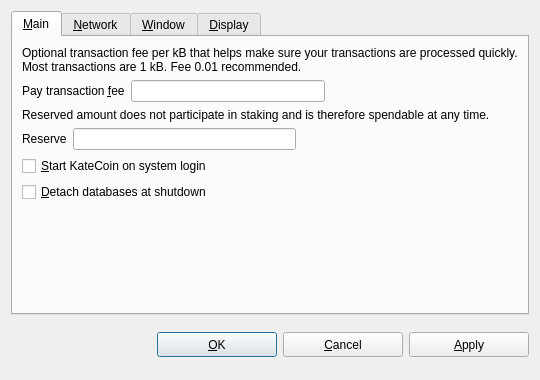
<?xml version="1.0" encoding="UTF-8"?>
<ui version="4.0">
 <class>OptionsDialog</class>
 <widget class="QDialog" name="OptionsDialog">
  <property name="geometry">
   <rect>
    <x>0</x>
    <y>0</y>
    <width>540</width>
    <height>380</height>
   </rect>
  </property>
  <property name="windowTitle">
   <string>Options</string>
  </property>
  <property name="modal">
   <bool>true</bool>
  </property>
  <layout class="QVBoxLayout" name="verticalLayout">
   <item>
    <widget class="QTabWidget" name="Options">
     <property name="tabPosition">
      <enum>QTabWidget::North</enum>
     </property>
     <property name="currentIndex">
      <number>0</number>
     </property>
     <widget class="QWidget" name="tabMain">
      <attribute name="title">
       <string>&amp;Main</string>
      </attribute>
      <layout class="QVBoxLayout" name="verticalLayout_Main">
       <item>
        <widget class="QLabel" name="transactionFeeInfoLabel">
         <property name="text">
          <string>Optional transaction fee per kB that helps make sure your transactions are processed quickly. Most transactions are 1 kB. Fee 0.01 recommended.</string>
         </property>
         <property name="textFormat">
          <enum>Qt::PlainText</enum>
         </property>
         <property name="wordWrap">
          <bool>true</bool>
         </property>
        </widget>
       </item>
       <item>
        <layout class="QHBoxLayout" name="horizontalLayoutFee">
         <item>
          <widget class="QLabel" name="transactionFeeLabel">
           <property name="text">
            <string>Pay transaction &amp;fee</string>
           </property>
           <property name="textFormat">
            <enum>Qt::PlainText</enum>
           </property>
           <property name="buddy">
            <cstring>transactionFee</cstring>
           </property>
          </widget>
         </item>
         <item>
          <widget class="BitcoinAmountField" name="transactionFee"/>
         </item>
         <item>
          <spacer name="horizontalSpacerFee">
           <property name="orientation">
            <enum>Qt::Horizontal</enum>
           </property>
           <property name="sizeHint" stdset="0">
            <size>
             <width>40</width>
             <height>20</height>
            </size>
           </property>
          </spacer>
         </item>
        </layout>
       </item>
       <item>
        <widget class="QLabel" name="reserveBalanceInfoLabel">
         <property name="text">
          <string>Reserved amount does not participate in staking and is therefore spendable at any time.</string>
         </property>
         <property name="textFormat">
          <enum>Qt::PlainText</enum>
         </property>
         <property name="wordWrap">
          <bool>true</bool>
         </property>
        </widget>
       </item>
       <item>
        <layout class="QHBoxLayout" name="horizontalLayoutReserveBalance">
         <item>
          <widget class="QLabel" name="reserveBalanceLabel">
           <property name="text">
            <string>Reserve</string>
           </property>
           <property name="textFormat">
            <enum>Qt::PlainText</enum>
           </property>
           <property name="buddy">
            <cstring>reserveBalance</cstring>
           </property>
          </widget>
         </item>
         <item>
          <widget class="BitcoinAmountField" name="reserveBalance"/>
         </item>
         <item>
          <spacer name="horizontalSpacerReserveBalance">
           <property name="orientation">
            <enum>Qt::Horizontal</enum>
           </property>
           <property name="sizeHint" stdset="0">
            <size>
             <width>40</width>
             <height>20</height>
            </size>
           </property>
          </spacer>
         </item>
        </layout>
       </item>
       <item>
        <widget class="QCheckBox" name="bitcoinAtStartup">
         <property name="toolTip">
          <string>Automatically start KateCoin after logging in to the system.</string>
         </property>
         <property name="text">
          <string>&amp;Start KateCoin on system login</string>
         </property>
        </widget>
       </item>
       <item>
        <widget class="QCheckBox" name="detachDatabases">
         <property name="toolTip">
          <string>Detach block and address databases at shutdown. This means they can be moved to another data directory, but it slows down shutdown. The wallet is always detached.</string>
         </property>
         <property name="text">
          <string>&amp;Detach databases at shutdown</string>
         </property>
        </widget>
       </item>
       <item>
        <spacer name="verticalSpacer_Main">
         <property name="orientation">
          <enum>Qt::Vertical</enum>
         </property>
         <property name="sizeHint" stdset="0">
          <size>
           <width>20</width>
           <height>40</height>
          </size>
         </property>
        </spacer>
       </item>
      </layout>
     </widget>
     <widget class="QWidget" name="tabNetwork">
      <attribute name="title">
       <string>&amp;Network</string>
      </attribute>
      <layout class="QVBoxLayout" name="verticalLayout_Network">
       <item>
        <widget class="QCheckBox" name="mapPortUpnp">
         <property name="toolTip">
          <string>Automatically open the KateCoin client port on the router. This only works when your router supports UPnP and it is enabled.</string>
         </property>
         <property name="text">
          <string>Map port using &amp;UPnP</string>
         </property>
        </widget>
       </item>
       <item>
        <widget class="QCheckBox" name="connectSocks">
         <property name="toolTip">
          <string>Connect to the KateCoin network through a SOCKS proxy (e.g. when connecting through Tor).</string>
         </property>
         <property name="text">
          <string>&amp;Connect through SOCKS proxy:</string>
         </property>
        </widget>
       </item>
       <item>
        <layout class="QHBoxLayout" name="horizontalLayout_Network">
         <item>
          <widget class="QLabel" name="proxyIpLabel">
           <property name="text">
            <string>Proxy &amp;IP:</string>
           </property>
           <property name="textFormat">
            <enum>Qt::PlainText</enum>
           </property>
           <property name="buddy">
            <cstring>proxyIp</cstring>
           </property>
          </widget>
         </item>
         <item>
          <widget class="QValidatedLineEdit" name="proxyIp">
           <property name="maximumSize">
            <size>
             <width>140</width>
             <height>16777215</height>
            </size>
           </property>
           <property name="toolTip">
            <string>IP address of the proxy (e.g. 127.0.0.1)</string>
           </property>
          </widget>
         </item>
         <item>
          <widget class="QLabel" name="proxyPortLabel">
           <property name="text">
            <string>&amp;Port:</string>
           </property>
           <property name="textFormat">
            <enum>Qt::PlainText</enum>
           </property>
           <property name="buddy">
            <cstring>proxyPort</cstring>
           </property>
          </widget>
         </item>
         <item>
          <widget class="QLineEdit" name="proxyPort">
           <property name="maximumSize">
            <size>
             <width>55</width>
             <height>16777215</height>
            </size>
           </property>
           <property name="toolTip">
            <string>Port of the proxy (e.g. 9050)</string>
           </property>
          </widget>
         </item>
         <item>
          <widget class="QLabel" name="socksVersionLabel">
           <property name="text">
            <string>SOCKS &amp;Version:</string>
           </property>
           <property name="textFormat">
            <enum>Qt::PlainText</enum>
           </property>
           <property name="buddy">
            <cstring>socksVersion</cstring>
           </property>
          </widget>
         </item>
         <item>
          <widget class="QValueComboBox" name="socksVersion">
           <property name="toolTip">
            <string>SOCKS version of the proxy (e.g. 5)</string>
           </property>
          </widget>
         </item>
         <item>
          <spacer name="horizontalSpacer_Network">
           <property name="orientation">
            <enum>Qt::Horizontal</enum>
           </property>
           <property name="sizeHint" stdset="0">
            <size>
             <width>40</width>
             <height>20</height>
            </size>
           </property>
          </spacer>
         </item>
        </layout>
       </item>
       <item>
        <spacer name="verticalSpacer_Network">
         <property name="orientation">
          <enum>Qt::Vertical</enum>
         </property>
         <property name="sizeHint" stdset="0">
          <size>
           <width>20</width>
           <height>40</height>
          </size>
         </property>
        </spacer>
       </item>
      </layout>
     </widget>
     <widget class="QWidget" name="tabWindow">
      <attribute name="title">
       <string>&amp;Window</string>
      </attribute>
      <layout class="QVBoxLayout" name="verticalLayout_Window">
       <item>
        <widget class="QCheckBox" name="minimizeToTray">
         <property name="toolTip">
          <string>Show only a tray icon after minimizing the window.</string>
         </property>
         <property name="text">
          <string>&amp;Minimize to the tray instead of the taskbar</string>
         </property>
        </widget>
       </item>
       <item>
        <widget class="QCheckBox" name="minimizeOnClose">
         <property name="toolTip">
          <string>Minimize instead of exit the application when the window is closed. When this option is enabled, the application will be closed only after selecting Quit in the menu.</string>
         </property>
         <property name="text">
          <string>M&amp;inimize on close</string>
         </property>
        </widget>
       </item>
       <item>
        <spacer name="verticalSpacer_Window">
         <property name="orientation">
          <enum>Qt::Vertical</enum>
         </property>
         <property name="sizeHint" stdset="0">
          <size>
           <width>20</width>
           <height>40</height>
          </size>
         </property>
        </spacer>
       </item>
      </layout>
     </widget>
     <widget class="QWidget" name="tabDisplay">
      <attribute name="title">
       <string>&amp;Display</string>
      </attribute>
      <layout class="QVBoxLayout" name="verticalLayout_Display">
       <item>
        <layout class="QHBoxLayout" name="horizontalLayout_1_Display">
         <item>
          <widget class="QLabel" name="langLabel">
           <property name="text">
            <string>User Interface &amp;language:</string>
           </property>
           <property name="textFormat">
            <enum>Qt::PlainText</enum>
           </property>
           <property name="buddy">
            <cstring>lang</cstring>
           </property>
          </widget>
         </item>
         <item>
          <widget class="QValueComboBox" name="lang">
           <property name="toolTip">
            <string>The user interface language can be set here. This setting will take effect after restarting KateCoin.</string>
           </property>
          </widget>
         </item>
        </layout>
       </item>
       <item>
        <layout class="QHBoxLayout" name="horizontalLayout_2_Display">
         <item>
          <widget class="QLabel" name="unitLabel">
           <property name="text">
            <string>&amp;Unit to show amounts in:</string>
           </property>
           <property name="textFormat">
            <enum>Qt::PlainText</enum>
           </property>
           <property name="buddy">
            <cstring>unit</cstring>
           </property>
          </widget>
         </item>
         <item>
          <widget class="QValueComboBox" name="unit">
           <property name="toolTip">
            <string>Choose the default subdivision unit to show in the interface and when sending coins.</string>
           </property>
          </widget>
         </item>
        </layout>
       </item>
       <item>
        <layout class="QHBoxLayout" name="horizontalLayout">
         <property name="leftMargin">
          <number>0</number>
         </property>
         <property name="topMargin">
          <number>0</number>
         </property>
         <property name="rightMargin">
          <number>2</number>
         </property>
         <property name="bottomMargin">
          <number>0</number>
         </property>
         <item>
          <widget class="QLabel" name="decimalLabel">
           <property name="sizePolicy">
            <sizepolicy hsizetype="Minimum" vsizetype="Fixed">
             <horstretch>0</horstretch>
             <verstretch>0</verstretch>
            </sizepolicy>
           </property>
           <property name="minimumSize">
            <size>
             <width>0</width>
             <height>0</height>
            </size>
           </property>
           <property name="maximumSize">
            <size>
             <width>16777215</width>
             <height>16777215</height>
            </size>
           </property>
           <property name="baseSize">
            <size>
             <width>0</width>
             <height>0</height>
            </size>
           </property>
           <property name="layoutDirection">
            <enum>Qt::LeftToRight</enum>
           </property>
           <property name="text">
            <string>Choose how many decimal places you prefer to display:</string>
           </property>
          </widget>
         </item>
         <item>
          <widget class="QSpinBox" name="decimalPoints">
           <property name="sizePolicy">
            <sizepolicy hsizetype="Fixed" vsizetype="Fixed">
             <horstretch>0</horstretch>
             <verstretch>0</verstretch>
            </sizepolicy>
           </property>
           <property name="minimumSize">
            <size>
             <width>0</width>
             <height>28</height>
            </size>
           </property>
           <property name="maximumSize">
            <size>
             <width>16777215</width>
             <height>16777215</height>
            </size>
           </property>
           <property name="toolTip">
            <string>&lt;html&gt;&lt;head/&gt;&lt;body&gt;&lt;p&gt;How many decimal places to display. Depending on the unit of currency, you may see fewer decimal places.&lt;/p&gt;&lt;/body&gt;&lt;/html&gt;</string>
           </property>
           <property name="layoutDirection">
            <enum>Qt::LeftToRight</enum>
           </property>
           <property name="alignment">
            <set>Qt::AlignRight|Qt::AlignTrailing|Qt::AlignVCenter</set>
           </property>
           <property name="maximum">
            <number>8</number>
           </property>
           <property name="value">
            <number>2</number>
           </property>
          </widget>
         </item>
        </layout>
       </item>
       <item>
        <widget class="QCheckBox" name="displayAddresses">
         <property name="toolTip">
          <string>Whether to show KateCoin addresses in the transaction list or not.</string>
         </property>
         <property name="text">
          <string>&amp;Display addresses in transaction list</string>
         </property>
        </widget>
       </item>
       <item>
        <widget class="QCheckBox" name="coinControlFeatures">
         <property name="toolTip">
          <string>Whether to show coin control features or not.</string>
         </property>
         <property name="text">
          <string>Display coin &amp;control features (experts only!)</string>
         </property>
        </widget>
       </item>
       <item>
        <widget class="QCheckBox" name="hideAmounts">
         <property name="text">
          <string>Hide amounts for privacy (***.**)</string>
         </property>
        </widget>
       </item>
       <item>
        <spacer name="verticalSpacer_Display">
         <property name="orientation">
          <enum>Qt::Vertical</enum>
         </property>
         <property name="sizeHint" stdset="0">
          <size>
           <width>20</width>
           <height>40</height>
          </size>
         </property>
        </spacer>
       </item>
      </layout>
     </widget>
    </widget>
   </item>
   <item>
    <layout class="QHBoxLayout" name="horizontalLayout_Buttons">
     <item>
      <spacer name="horizontalSpacer_1">
       <property name="orientation">
        <enum>Qt::Horizontal</enum>
       </property>
       <property name="sizeHint" stdset="0">
        <size>
         <width>40</width>
         <height>48</height>
        </size>
       </property>
      </spacer>
     </item>
     <item>
      <widget class="QLabel" name="statusLabel">
       <property name="text">
        <string/>
       </property>
       <property name="textFormat">
        <enum>Qt::PlainText</enum>
       </property>
       <property name="wordWrap">
        <bool>true</bool>
       </property>
      </widget>
     </item>
     <item>
      <spacer name="horizontalSpacer_2">
       <property name="orientation">
        <enum>Qt::Horizontal</enum>
       </property>
       <property name="sizeHint" stdset="0">
        <size>
         <width>40</width>
         <height>48</height>
        </size>
       </property>
      </spacer>
     </item>
     <item>
      <widget class="QPushButton" name="okButton">
       <property name="minimumSize">
        <size>
         <width>120</width>
         <height>25</height>
        </size>
       </property>
       <property name="text">
        <string>&amp;OK</string>
       </property>
      </widget>
     </item>
     <item>
      <widget class="QPushButton" name="cancelButton">
       <property name="minimumSize">
        <size>
         <width>120</width>
         <height>25</height>
        </size>
       </property>
       <property name="text">
        <string>&amp;Cancel</string>
       </property>
       <property name="autoDefault">
        <bool>false</bool>
       </property>
      </widget>
     </item>
     <item>
      <widget class="QPushButton" name="applyButton">
       <property name="minimumSize">
        <size>
         <width>120</width>
         <height>25</height>
        </size>
       </property>
       <property name="text">
        <string>&amp;Apply</string>
       </property>
       <property name="autoDefault">
        <bool>false</bool>
       </property>
      </widget>
     </item>
    </layout>
   </item>
  </layout>
 </widget>
 <customwidgets>
  <customwidget>
   <class>QValidatedLineEdit</class>
   <extends>QLineEdit</extends>
   <header>qvalidatedlineedit.h</header>
  </customwidget>
  <customwidget>
   <class>BitcoinAmountField</class>
   <extends>QLineEdit</extends>
   <header>bitcoinamountfield.h</header>
   <container>1</container>
  </customwidget>
  <customwidget>
   <class>QValueComboBox</class>
   <extends>QComboBox</extends>
   <header>qvaluecombobox.h</header>
  </customwidget>
 </customwidgets>
 <resources/>
 <connections/>
</ui>
